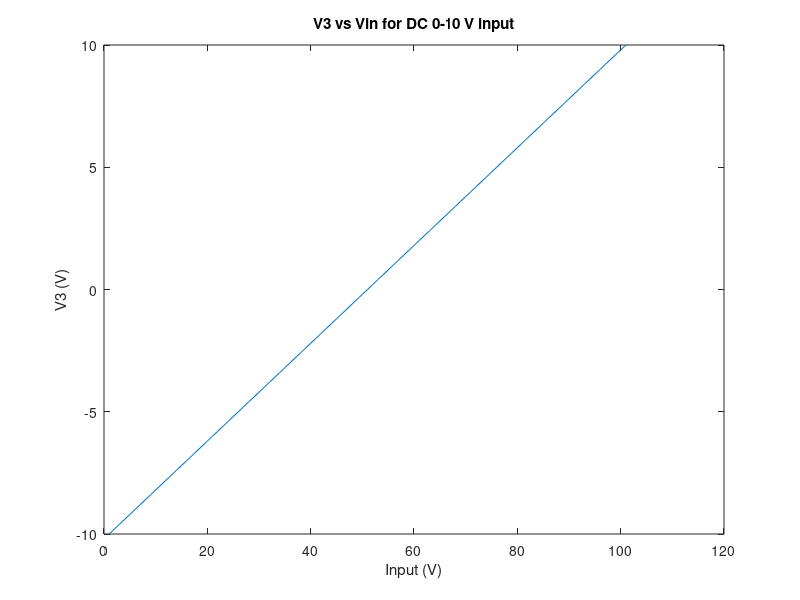
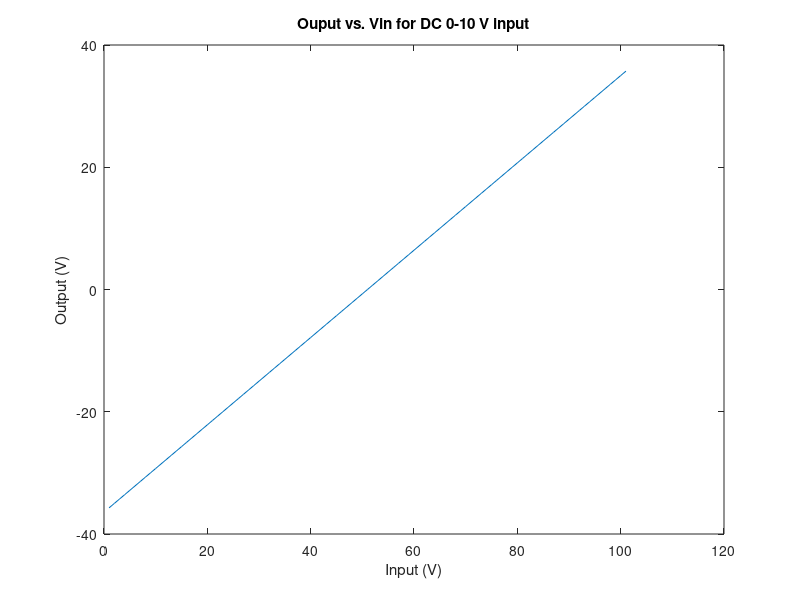
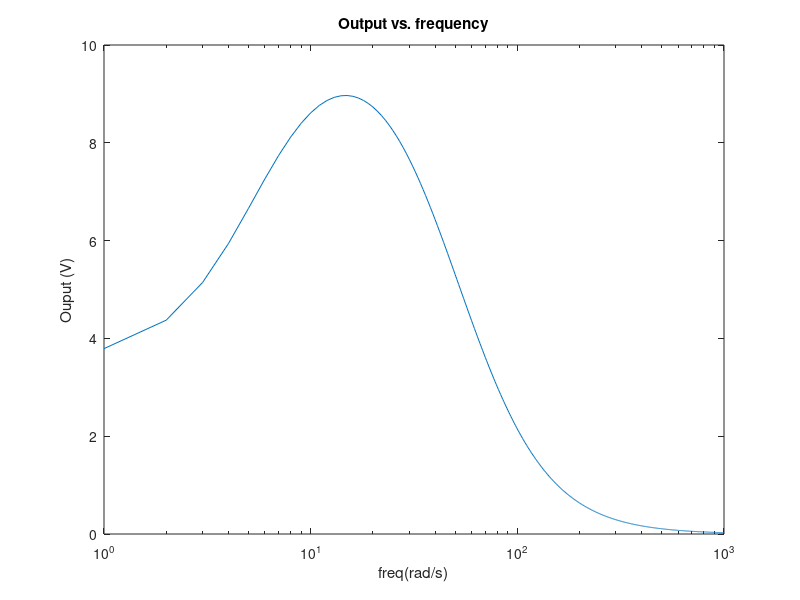
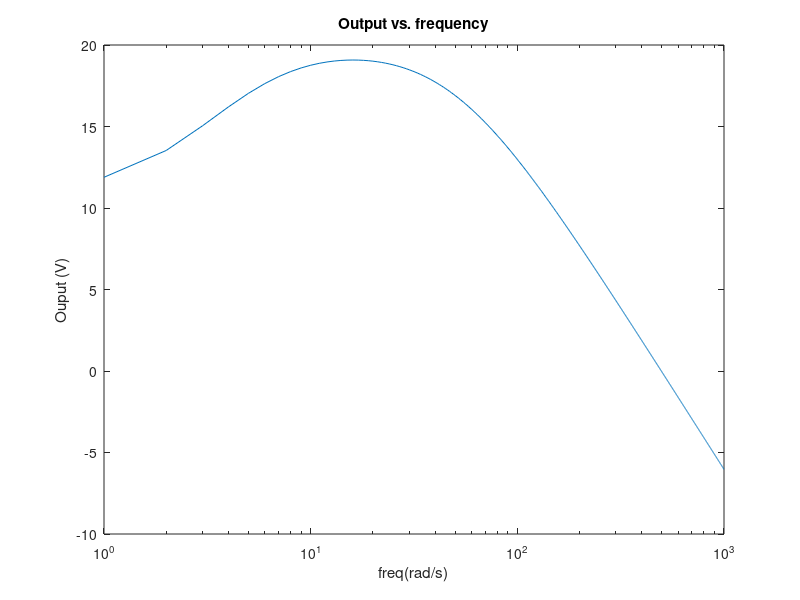

MATLAB code to generate these figures, in order: (Note: this script raises an error after producing the figures.)
%% Assignment 4 - Kyle Poulin 100939284
%% Question 1
% 1:
%
% Time & Frequency: $V_i = V_{in}$
%
% 2:
%
% Time: $G_1(V_2-V_1)+C(\frac{d(V_2-V_1)}{dt} )+G_2V_2-I_L=0$
%
% Frequency:    $G_1(V_2-V_1)+C(j \omega (V_2-V_1) )+G_2V_2-I_L=0$
%
% 3:
%
% Time: $$V_2-V_3-L \frac {dI_l}{dt}=0$$
%
% Frequency:    $$V_2-V_3-L (j \omega)I_l=0$$
%
% 4:
%
% Time & Fequency:  $$-I_L+G_3V_3=0$$
%
% 5:
%
% Time & Fequency:  $$V_4-\alpha I_3=0$$
%
% 6:
%
% Time & Fequency:  $$G_3V_3-I_3=0$$
%
% 7:
%
% Time & Fequency:  $$G_4(V_0-V_4)+G_0 V_0 =0$$
%


C = 0.25;
Cconst = 0.25;
Cstd = 0.05;
L = 0.2;
G1 = 1;
G2 = 0.5;
G3 = 0.1;
G4 = 10;
G0 = 1/1000;
a = 100;
Vin=1;


Cm = [0 0 0 0 0 0 0; -C C 0 0 0 0 0; 0 0 -L 0 0 0 0; 0 0 0 0 0 0 0; 0 0 0 0 0 0 0; 0 0 0 0 0 0 0; 0 0 0 0 0 0 0];
Gm = [1 0 0 0 0 0 0; -G2 G1+G2 -1 0 0 0 0; 0 1 0 -1 0 0 0; 0 0 -1 G3 0 0 0; 0 0 0 0 -a 1 0; 0 0 0 G3 -1 0 0; 0 0 0 0 0 -G4 G4+G0];
%V = [V1; V2; IL; V3; I3; V4; V0];
F = [Vin; 0; 0; 0; 0; 0; 0];

V0 = zeros(1,100);
V3 = zeros(1,100);
counter = 1;

for i= -10:0.2:10
   
   F = [i; 0; 0; 0; 0; 0; 0];
   V = Gm\F;
   V0(1,counter) = V(7);
   V3(1,counter) = V(1);
   counter = counter+1;
end

figure(1);
plot(V3);
title('V3 vs Vin for DC 0-10 V input');
xlabel('Input (V)');
ylabel('V3 (V)');
figure(2);
plot(V0);
title('Ouput vs. Vin for DC 0-10 V input')
xlabel('Input (V)')
ylabel('Output (V)')

F = [Vin; 0; 0; 0; 0; 0; 0];


xaxis = linspace(0,1000,1001);
gain = [];
for i = 0:1000
    V = (Gm+1j*i*Cm)\F;
    gain = [gain, V(7)];
end

%plot(gain);
figure(3);
semilogx(xaxis,gain);
title('Output vs. frequency')
xlabel('freq(rad/s)')
ylabel('Ouput (V)')
figure(4);
semilogx(xaxis,20*log10(gain));
title('Output vs. frequency')
xlabel('freq(rad/s)')
ylabel('Ouput (V)')

F = [Vin; 0; 0; 0; 0; 0; 0];
Gm = [1 0 0 0 0 0 0; -G2 G1+G2 -1 0 0 0 0; 0 1 0 -1 0 0 0; 0 0 -1 G3 0 0 0; 0 0 0 0 -a 1 0; 0 0 0 G3 -1 0 0; 0 0 0 0 0 -G4 G4+G0];
gain = [];
for i=1:10000
    C = normrnd(Cconst,Cstd);
    Cm = [0 0 0 0 0 0 0; -C C 0 0 0 0 0; 0 0 -L 0 0 0 0; 0 0 0 0 0 0 0; 0 0 0 0 0 0 0; 0 0 0 0 0 0 0; 0 0 0 0 0 0 0];
    V = (Gm+pi*Cm)\F;
    gain = [gain, V(7)];
end

figure(5);
histogram(real(20*log10(gain)));
title('Gain Hist')
xlabel('Gain (dB)')
ylabel('Counts')

%% Question 2


% Step Response:
vin = 1;
F1 = 0;
V1=0;
t = linspace(0,1,1000);
dt = 0.001;


for i=1:31
    F1(i,1:7) = [0;0;0;0;0;0;0];
end
for i=32:1000
    F1(i,1:7) = [vin;0;0;0;0;0;0];
end

V1(1:7,1) = (Cm/dt+Gm)^-1 *(F1(1,:)');
for i=2:1000
    V1(:,i) = (Cm/dt+Gm)^-1 *(Cm*V1(:,i-1)/dt+F1(i,:)');
end

figure(6);
plot(t,V1(7,:));
hold on
plot(t,F1(:,1));
title('Step Response')
xlabel('t (s)')
ylabel('Voltage (V)')
legend('Output','Voltage Step')

figure(7)
semilogy(linspace(-500,500,1000),fftshift(abs(fft(V1(7,:)))))
hold on 
semilogy(linspace(-500,500,1000),fftshift(abs(fft(F1(:,1)))))

title('Step Response Fourier Transform')
xlabel('Freq (rad/s)')
ylabel('Voltage (V)')
legend('Output','input signal')

% Sine input
V2 = 0;
freq = 1/0.03;
F2=0;
for i=1:1000
    F2(i,1:7) = [sin(2*pi*freq*t(i)),0,0,0,0,0,0];
end


V2(1:7,1) = (Cm/dt+Gm)^-1 *(F2(1,:)');
for i=2:1000
    V2(:,i)=(Cm/dt+Gm)^-1 *(Cm*V2(:,i-1)/dt+F2(i,:)');   
end

% Plot the response
figure(8)
plot(t,V2(7,:))
hold on 
plot(t,F2(:,1))

title('Sine Response')
xlabel('t (s)')
ylabel('Voltage (V)')
legend('Output','Input')

figure(9)
semilogy(linspace(-500,500,1000),fftshift(abs(fft(V2(7,:)))))
hold on 
semilogy(linspace(-500,500,1000),fftshift(abs(fft(F2(:,1)))))

title('Sine Response Fourier Transform')
xlabel('Freq (rad/s)')
ylabel('Voltage (V)')
legend('Output','input signal')

% Gauss response
V3 = 0;
F3 = 0;
for i=1:1000
    F3(i,1:7)=[exp(-1/2*((t(i)-0.06)*freq)^2),0,0,0,0,0,0];
end

V3(1:7,1) = (Cm/dt+Gm)^-1 *(F3(1,:)');
for i=2:1000
    V3(:,i)=(Cm/dt+Gm)^-1 *(Cm*V3(:,i-1)/dt+F3(i,:)');   
end


figure(10)
plot(t,V3(7,:))
hold on 
plot(t,F3(:,1))

title('Guassian Response')
xlabel('t (s)')
ylabel('Voltage (V)')
legend('Output','Input')

figure(11)
semilogy(linspace(-500,500,1000),fftshift(abs(fft(V3(7,:)))))
hold on 
semilogy(linspace(-500,500,1000),fftshift(abs(fft(F3(:,1)))))

title('Guassian Response Fourier Transform')
xlabel('Freq (rad/s)')
ylabel('Voltage (V)')
legend('Output','input signal')

% Larger Timestep
V4 = 0;
t = linspace(0,1,100);

V4(1:7,1)=(Cm/dt+Gm)^-1 *(F3(1,:)');
for i=2:100
    V4(:,i)=(Cm/dt+Gm)^-1 *(Cm*V3(:,i-1)/dt+F3(i,:)');   
end

figure(12)
plot(t,V4(7,:))
hold on 
t = linspace(0,1,1000);
plot(t,F3(:,1))
legend('Vout','input signal')
title('DC Guassian responce')
xlabel('Time (s)')
ylabel('Voltage (V)')

% The longer time step can be seen in figure 12. When acting on the
% gaussian input, the peak widens and gets pushed back in time.

%% Question 3


% Redefine C and G matrixes to be 8x8 to account for the new junction
In = 0.001*randn();
Cn = 0.00001;

Cm = [0 0 0 0 0 0 0 0; -C C 0 0 0 0 0 0; 0 0 -L 0 0 0 0 0; 0 0 0 Cn 0 0 0 0; 0 0 0 0 0 0 0 0; 0 0 0 0 0 0 0 0; 0 0 0 0 0 0 0 0; 0 0 0 0 0 0 0 0];
Gm = [1 0 0 0 0 0 0 0; -G2 G1+G2 -1 0 0 0 0 0; 0 1 0 -1 0 0 0 0; 0 0 -1 G3 0 0 0 -1; 0 0 0 0 -a 1 0 0; 0 0 0 G3 -1 0 0 0; 0 0 0 0 0 -G4 G4+G0 0; 0 0 0 0 0 0 0 1];
F = [Vin; 0; 0; 0; 0; 0; 0; In];

V1 = 0;
F1 = 0;

for i=1:1000
    In = dt*randn();
    F1(i,1:8)=[exp(-1/2*((t(i)-0.06)*freq)^2),0,0,0,0,0,0,In];
end

V1(1:8,1)=(Cm/dt+Gm)^-1*(F1(1,:)');
for i=2:1000
    V1(:,i)=(Cm/dt+Gm)^-1*(Cm*V1(:,i-1)/dt+F1(i,:)');   
end

figure(13)
plot(t,V1(7,:))
hold on 
plot(t,F1(:,1))

title('Gaussian with Noise')
xlabel('t (s)')
ylabel('Voltage (V)')
legend('Output','Input')

figure(14)
semilogy(linspace(-500,500,1000),fftshift(abs(fft(V1(7,:)))))
hold on 
semilogy(linspace(-500,500,1000),fftshift(abs(fft(F3(:,1)))))

title('Guassian with Noise Fourier Transform')
xlabel('Freq (rad/s)')
ylabel('Voltage (V)')
legend('Output','Input')


Cn = 0.00002;
Cm = [0 0 0 0 0 0 0 0; -C C 0 0 0 0 0 0; 0 0 -L 0 0 0 0 0; 0 0 0 Cn 0 0 0 0; 0 0 0 0 0 0 0 0; 0 0 0 0 0 0 0 0; 0 0 0 0 0 0 0 0; 0 0 0 0 0 0 0 0];

V2(1:8,1)=(Cm/dt+Gm)^-1*(F1(1,:)');
for i=2:1000
    V2(:,i)=(Cm/dt+Gm)^-1*(Cm*V2(:,i-1)/dt+F1(i,:)');   
end

figure(15)
plot(t,V2(7,:))
hold on 
plot(t,F1(:,1))

title('Gaussian with Noise (Cn = 20uF)')
xlabel('t (s)')
ylabel('Voltage (V)')
legend('Output','Input')


Cn = 0.0002;
Cm = [0 0 0 0 0 0 0 0; -C C 0 0 0 0 0 0; 0 0 -L 0 0 0 0 0; 0 0 0 Cn 0 0 0 0; 0 0 0 0 0 0 0 0; 0 0 0 0 0 0 0 0; 0 0 0 0 0 0 0 0; 0 0 0 0 0 0 0 0];

V3(1:8,1)=(Cm/dt+Gm)^-1*(F1(1,:)');
for i=2:1000
    V3(:,i)=(Cm/dt+Gm)^-1*(Cm*V3(:,i-1)/dt+F1(i,:)');   
end

figure(16)
plot(t,V3(7,:))
hold on 
plot(t,F1(:,1))

title('Gaussian with Noise (Cn = 200uF)')
xlabel('t (s)')
ylabel('Voltage (V)')
legend('Output','Input')


Cn = 0.002;
Cm = [0 0 0 0 0 0 0 0; -C C 0 0 0 0 0 0; 0 0 -L 0 0 0 0 0; 0 0 0 Cn 0 0 0 0; 0 0 0 0 0 0 0 0; 0 0 0 0 0 0 0 0; 0 0 0 0 0 0 0 0; 0 0 0 0 0 0 0 0];

V4(1:8,1)=(Cm/dt+Gm)^-1*(F1(1,:)');
for i=2:1000
    V4(:,i)=(Cm/dt+Gm)^-1*(Cm*V4(:,i-1)/dt+F1(i,:)');   
end

figure(17)
plot(t,V4(7,:))
hold on 
plot(t,F1(:,1))

title('Gaussian with Noise (Cn = 2mF)')
xlabel('t (s)')
ylabel('Voltage (V)')
legend('Output','Input')

% Return the Cn value to default
Cn = 0.00001;
Cm = [0 0 0 0 0 0 0 0; -C C 0 0 0 0 0 0; 0 0 -L 0 0 0 0 0; 0 0 0 Cn 0 0 0 0; 0 0 0 0 0 0 0 0; 0 0 0 0 0 0 0 0; 0 0 0 0 0 0 0 0; 0 0 0 0 0 0 0 0];

% It can be seen that increasing the capacitor value decreases the noise.
% Once the value has been increased to 2mF, the noise is negligable.

V5 = 0;
F2 = 0;

t = linspace(0,1,800);
dt = 0.00125;

for i=1:800
    In = 0.001*randn();
    F2(i,1:8)=[exp(-1/2*((t(i)-0.06)*freq)^2),0,0,0,0,0,0,In];
end

V5(1:8,1)=(Cm/dt+Gm)^-1*(F2(1,:)');
for i=2:800
    V5(:,i)=(Cm/dt+Gm)^-1*(Cm*V5(:,i-1)/dt+F2(i,:)');   
end

figure(18)
plot(t,V5(7,:))
hold on 
plot(t,F2(:,1))

title('Gaussian with Noise (dt = 1.25ms)')
xlabel('t (s)')
ylabel('Voltage (V)')
legend('Output','Input')



V6 = 0;
F3 = 0;

t = linspace(0,1,500);
dt = 0.1;

for i=1:500
    In = 0.001*randn();
    F3(i,1:8)=[exp(-1/2*((t(i)-0.06)*freq)^2),0,0,0,0,0,0,In];
end

V6(1:8,1)=(Cm/dt+Gm)^-1*(F3(1,:)');
for i=2:500
    V6(:,i)=(Cm/dt+Gm)^-1*(Cm*V6(:,i-1)/dt+F3(i,:)');   
end

figure(19)
plot(t,V6(7,:))
hold on 
plot(t,F3(:,1))

title('Gaussian with Noise (dt = 0.1s)')
xlabel('t (s)')
ylabel('Voltage (V)')
legend('Output','Input')

% With an increase in the timestep, we see that the output shape does not
% dip as far into the negative voltage range. The output signal is also
% slightly less noisy (figure 19) as compared to that of a smaller time
% step (figure 18).

%% Question 4
%
% If you want to implement the non-linearity, you would have to keep track
% of the non-linear components using another vector. This would change the
% G matrix. This makes the time domain equation:
% 
% $$C\frac{dV}{dt}+GV+B=F$$
%
% Where B is the non-linear component-holding vector. In order to converge
% on a value for B, the simulation will have to not only iterate over time
% but also in each timestep.














